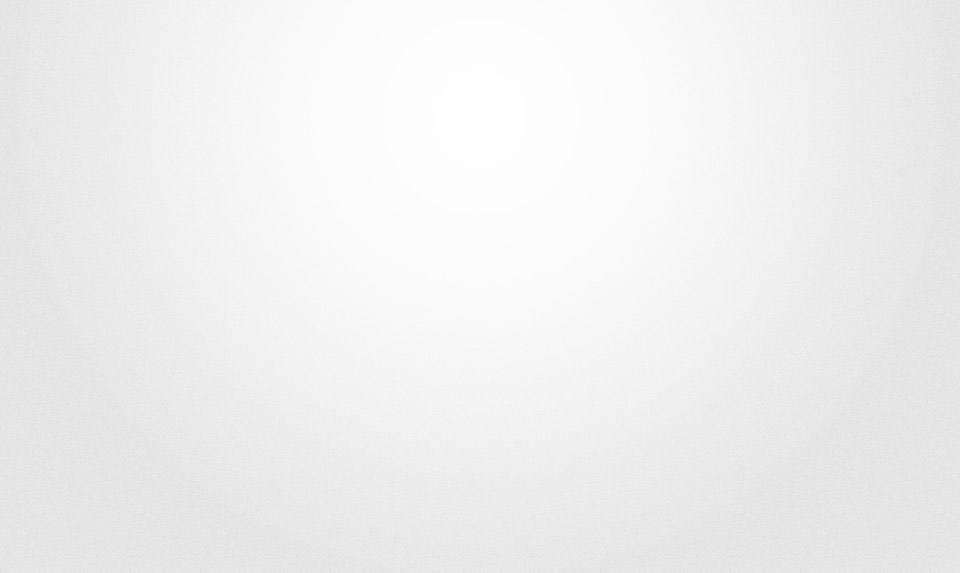
#> input picture images/highlight-bg.jpg, 960 x 573 px
$ python png2tile.py ../../images/highlight-bg.jpg   (Python 2 division)
#> lines starting #> are read from the running program, lines starting #| are printed output that depends on the picture
#!/usr/bin/env python

#import numpy
import os, sys
#import Image, ImageDraw
import math

import PIL
from PIL import Image
from optparse import OptionParser
import itertools
import json


if __name__ == "__main__":

    # Read the command line options
    parser = OptionParser()
    parser.add_option("", "--levels", dest="levels",
                      help="Number of levels",
                      default=10, type=int)
    parser.add_option("-s", "--tilesize", dest="tilesize",
                      help="size of an individual size",
                      default=512, type=int)
    parser.add_option("-o", "--outdir", dest="outdir",
                      help="output directory",
                      default=".",
                      )
    parser.add_option("-t", "--type", dest="filetype",
                      help="file type (e.g. png, jpg)",
                      default="png",
                      )
    (options, cmdline_args) = parser.parse_args()


    infile = cmdline_args[0]
    print options.outdir

    #
    # open input image
    #
    img = Image.open(infile)
#> img is the input picture: PIL image 960x573 RGB; min 221, max 255, mean 239.3

    size = img.getbbox()
#> size = (0, 0, 960, 573)
    print "Original image dimensions: %d x %d pixels" % (size[2], size[3])
#| Original image dimensions: 960 x 573 pixels

    #
    # Write a small json file to encapsulate information about the frame
    #
    json_data = {
        "width": size[2],
        "height": size[3],
        "tilesize": options.tilesize,
        "filetype": options.filetype,
        }
#> json_data = {'width': 960, 'height': 573, 'tilesize': 512, 'filetype': 'png'}
    main_tiles_dir = "%s/main_tiles" % (options.outdir)
    json_filename = "%s/info.json" % (main_tiles_dir)
    try:
        os.makedirs(main_tiles_dir)
    except OSError:
        pass
    with open(json_filename, 'w') as outfile:
        json.dump(json_data, outfile)


    for level in range(options.levels):

        # get image size
        size = img.getbbox()

        # create tiles
        n_tiles_x = int(math.ceil(float(size[2]) / options.tilesize))
        n_tiles_y = int(math.ceil(float(size[3]) / options.tilesize))
        # print n_tiles_x, n_tiles_y
        print "Working on tiles for level %d (%dx%d pixels --> %d x %d tiles)" % (
            level, size[2], size[3], n_tiles_x, n_tiles_y)


        # Create output directory
        level_dir = "%s/main_tiles/level%d" % (options.outdir, level)
        try:
            os.makedirs(level_dir)
        except OSError:
            pass


        tile_number = 0
        for ty, tx in itertools.product(range(n_tiles_y), range(n_tiles_x)):
            # print tx, ty

            _x = (tx+1)*options.tilesize
            _y = (ty+1)*options.tilesize
            tile_area = (tx*options.tilesize,
                         ty*options.tilesize,
                         _x if _x < size[2] else size[2],
                         _y if _y < size[3] else size[3])
            img_cutout = img.crop(tile_area)
            # print tx, ty, tile_area

            tile_filename = "%s/%d.%s" % (level_dir, tile_number, options.filetype)
            # print tile_filename
            img_cutout.save(tile_filename)
            tile_number += 1

        # image.crop((left,upper,right,lower)


        # shrink down by factor 2
        new_x = int(size[2] / 2.)
        new_y = int(size[3] / 2.)
        new_size = (new_x, new_y)
        # print new_size
        try:
            img = img.resize(new_size, resample=PIL.Image.LANCZOS)
        except AttributeError:
            img = img.resize(new_size)

        # img.save("tile_level_%d.png" % (level))

        if (n_tiles_x * n_tiles_y <= 1):
            print "only a single tile image left, skipping all further levels!"
            break

        pass
#> this loop made 2 passes
#> (size, n_tiles_x, n_tiles_y, new_x, new_y) on passes 1 to 2: ((0, 0, 960, 573), 2, 2, 480, 286), ((0, 0, 480, 286), 1, 1, 240, 143)
#| Working on tiles for level 0 (960x573 pixels --> 2 x 2 tiles)
#| Working on tiles for level 1 (480x286 pixels --> 1 x 1 tiles)
#> pass 1, `img_cutout.save(tile_filename)`:
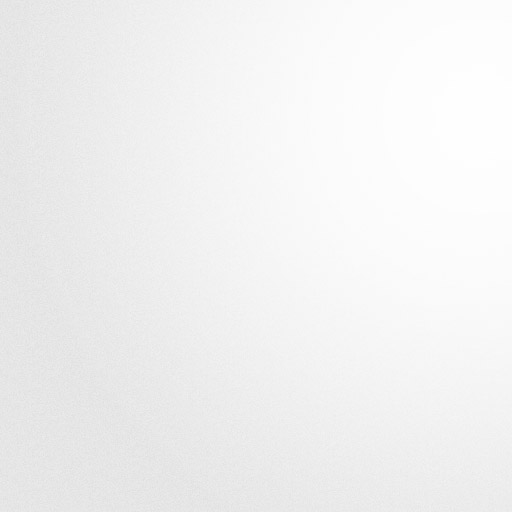
#> saved as 0.png: PIL image 512x512 RGB; min 221, max 255, mean 240.8
#> pass 1, `img_cutout.save(tile_filename)`:
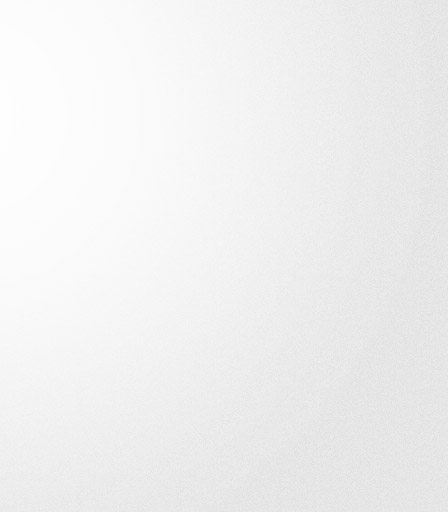
#> saved as 1.png: PIL image 448x512 RGB; min 221, max 254, mean 239.8
#> pass 1, `img_cutout.save(tile_filename)`:
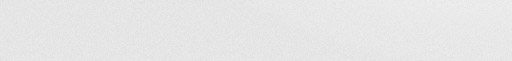
#> saved as 2.png: PIL image 512x61 RGB; min 221, max 239, mean 230.5
#> pass 1, `img_cutout.save(tile_filename)`:
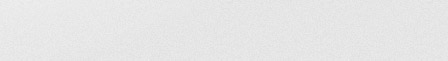
#> saved as 3.png: PIL image 448x61 RGB; min 221, max 239, mean 230.2
